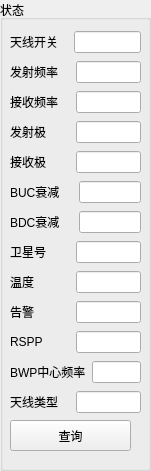
  <widget class="QGroupBox" name="groupBox_4">
   <property name="geometry">
    <rect>
     <x>230</x>
     <y>100</y>
     <width>151</width>
     <height>471</height>
    </rect>
   </property>
   <property name="title">
    <string>状态</string>
   </property>
   <widget class="QWidget" name="layoutWidget_29">
    <property name="geometry">
     <rect>
      <x>10</x>
      <y>60</y>
      <width>131</width>
      <height>24</height>
     </rect>
    </property>
    <layout class="QHBoxLayout" name="horizontalLayout_33">
     <item>
      <widget class="QLabel" name="label_58">
       <property name="text">
        <string>发射频率   </string>
       </property>
      </widget>
     </item>
     <item>
      <widget class="QLineEdit" name="lineEdit_33">
       <property name="maximumSize">
        <size>
         <width>65</width>
         <height>16777215</height>
        </size>
       </property>
      </widget>
     </item>
    </layout>
   </widget>
   <widget class="QWidget" name="layoutWidget_30">
    <property name="geometry">
     <rect>
      <x>10</x>
      <y>90</y>
      <width>131</width>
      <height>24</height>
     </rect>
    </property>
    <layout class="QHBoxLayout" name="horizontalLayout_34">
     <item>
      <widget class="QLabel" name="label_60">
       <property name="text">
        <string>接收频率   </string>
       </property>
      </widget>
     </item>
     <item>
      <widget class="QLineEdit" name="lineEdit_34">
       <property name="maximumSize">
        <size>
         <width>65</width>
         <height>16777215</height>
        </size>
       </property>
      </widget>
     </item>
    </layout>
   </widget>
   <widget class="QWidget" name="layoutWidget_31">
    <property name="geometry">
     <rect>
      <x>10</x>
      <y>120</y>
      <width>131</width>
      <height>24</height>
     </rect>
    </property>
    <layout class="QHBoxLayout" name="horizontalLayout_35">
     <item>
      <widget class="QLabel" name="label_62">
       <property name="text">
        <string>发射极     </string>
       </property>
      </widget>
     </item>
     <item>
      <widget class="QLineEdit" name="lineEdit_35">
       <property name="maximumSize">
        <size>
         <width>65</width>
         <height>16777215</height>
        </size>
       </property>
      </widget>
     </item>
    </layout>
   </widget>
   <widget class="QWidget" name="layoutWidget_32">
    <property name="geometry">
     <rect>
      <x>10</x>
      <y>150</y>
      <width>131</width>
      <height>24</height>
     </rect>
    </property>
    <layout class="QHBoxLayout" name="horizontalLayout_36">
     <item>
      <widget class="QLabel" name="label_64">
       <property name="text">
        <string>接收极     </string>
       </property>
      </widget>
     </item>
     <item>
      <widget class="QLineEdit" name="lineEdit_36">
       <property name="maximumSize">
        <size>
         <width>65</width>
         <height>16777215</height>
        </size>
       </property>
      </widget>
     </item>
    </layout>
   </widget>
   <widget class="QWidget" name="layoutWidget_33">
    <property name="geometry">
     <rect>
      <x>10</x>
      <y>180</y>
      <width>131</width>
      <height>24</height>
     </rect>
    </property>
    <layout class="QHBoxLayout" name="horizontalLayout_37">
     <item>
      <widget class="QLabel" name="label_66">
       <property name="text">
        <string>BUC衰减    </string>
       </property>
      </widget>
     </item>
     <item>
      <widget class="QLineEdit" name="lineEdit_37">
       <property name="maximumSize">
        <size>
         <width>65</width>
         <height>16777215</height>
        </size>
       </property>
      </widget>
     </item>
    </layout>
   </widget>
   <widget class="QWidget" name="layoutWidget_34">
    <property name="geometry">
     <rect>
      <x>10</x>
      <y>210</y>
      <width>131</width>
      <height>24</height>
     </rect>
    </property>
    <layout class="QHBoxLayout" name="horizontalLayout_38">
     <item>
      <widget class="QLabel" name="label_68">
       <property name="text">
        <string>BDC衰减    </string>
       </property>
      </widget>
     </item>
     <item>
      <widget class="QLineEdit" name="lineEdit_38">
       <property name="maximumSize">
        <size>
         <width>65</width>
         <height>16777215</height>
        </size>
       </property>
      </widget>
     </item>
    </layout>
   </widget>
   <widget class="QWidget" name="layoutWidget_35">
    <property name="geometry">
     <rect>
      <x>10</x>
      <y>240</y>
      <width>131</width>
      <height>24</height>
     </rect>
    </property>
    <layout class="QHBoxLayout" name="horizontalLayout_39">
     <item>
      <widget class="QLabel" name="label_70">
       <property name="text">
        <string>卫星号     </string>
       </property>
      </widget>
     </item>
     <item>
      <widget class="QLineEdit" name="lineEdit_39">
       <property name="maximumSize">
        <size>
         <width>65</width>
         <height>16777215</height>
        </size>
       </property>
      </widget>
     </item>
    </layout>
   </widget>
   <widget class="QWidget" name="layoutWidget_36">
    <property name="geometry">
     <rect>
      <x>10</x>
      <y>270</y>
      <width>131</width>
      <height>24</height>
     </rect>
    </property>
    <layout class="QHBoxLayout" name="horizontalLayout_40">
     <item>
      <widget class="QLabel" name="label_72">
       <property name="text">
        <string>温度       </string>
       </property>
      </widget>
     </item>
     <item>
      <widget class="QLineEdit" name="lineEdit_40">
       <property name="maximumSize">
        <size>
         <width>65</width>
         <height>16777215</height>
        </size>
       </property>
      </widget>
     </item>
    </layout>
   </widget>
   <widget class="QWidget" name="layoutWidget_37">
    <property name="geometry">
     <rect>
      <x>10</x>
      <y>300</y>
      <width>131</width>
      <height>24</height>
     </rect>
    </property>
    <layout class="QHBoxLayout" name="horizontalLayout_41">
     <item>
      <widget class="QLabel" name="label_74">
       <property name="text">
        <string>告警       </string>
       </property>
      </widget>
     </item>
     <item>
      <widget class="QLineEdit" name="lineEdit_41">
       <property name="maximumSize">
        <size>
         <width>65</width>
         <height>16777215</height>
        </size>
       </property>
      </widget>
     </item>
    </layout>
   </widget>
   <widget class="QWidget" name="layoutWidget_38">
    <property name="geometry">
     <rect>
      <x>10</x>
      <y>330</y>
      <width>131</width>
      <height>24</height>
     </rect>
    </property>
    <layout class="QHBoxLayout" name="horizontalLayout_42">
     <item>
      <widget class="QLabel" name="label_76">
       <property name="text">
        <string>RSPP       </string>
       </property>
      </widget>
     </item>
     <item>
      <widget class="QLineEdit" name="lineEdit_42">
       <property name="maximumSize">
        <size>
         <width>65</width>
         <height>16777215</height>
        </size>
       </property>
      </widget>
     </item>
    </layout>
   </widget>
   <widget class="QWidget" name="layoutWidget_39">
    <property name="geometry">
     <rect>
      <x>10</x>
      <y>360</y>
      <width>131</width>
      <height>24</height>
     </rect>
    </property>
    <layout class="QHBoxLayout" name="horizontalLayout_43">
     <item>
      <widget class="QLabel" name="label_77">
       <property name="text">
        <string>BWP中心频率</string>
       </property>
      </widget>
     </item>
     <item>
      <widget class="QLineEdit" name="lineEdit_43">
       <property name="maximumSize">
        <size>
         <width>65</width>
         <height>16777215</height>
        </size>
       </property>
      </widget>
     </item>
    </layout>
   </widget>
   <widget class="QWidget" name="layoutWidget_40">
    <property name="geometry">
     <rect>
      <x>10</x>
      <y>390</y>
      <width>131</width>
      <height>24</height>
     </rect>
    </property>
    <layout class="QHBoxLayout" name="horizontalLayout_44">
     <item>
      <widget class="QLabel" name="label_79">
       <property name="text">
        <string>天线类型   </string>
       </property>
      </widget>
     </item>
     <item>
      <widget class="QLineEdit" name="lineEdit_44">
       <property name="maximumSize">
        <size>
         <width>65</width>
         <height>16777215</height>
        </size>
       </property>
      </widget>
     </item>
    </layout>
   </widget>
   <widget class="QPushButton" name="pushButton_36">
    <property name="geometry">
     <rect>
      <x>10</x>
      <y>420</y>
      <width>121</width>
      <height>31</height>
     </rect>
    </property>
    <property name="maximumSize">
     <size>
      <width>16777215</width>
      <height>16777215</height>
     </size>
    </property>
    <property name="text">
     <string>查询</string>
    </property>
   </widget>
   <widget class="QWidget" name="layoutWidget_41">
    <property name="geometry">
     <rect>
      <x>10</x>
      <y>30</y>
      <width>131</width>
      <height>24</height>
     </rect>
    </property>
    <layout class="QHBoxLayout" name="horizontalLayout_45">
     <item>
      <widget class="QLabel" name="label_81">
       <property name="text">
        <string>天线开关   </string>
       </property>
      </widget>
     </item>
     <item>
      <widget class="QLineEdit" name="lineEdit_45"/>
     </item>
    </layout>
   </widget>
  </widget>
